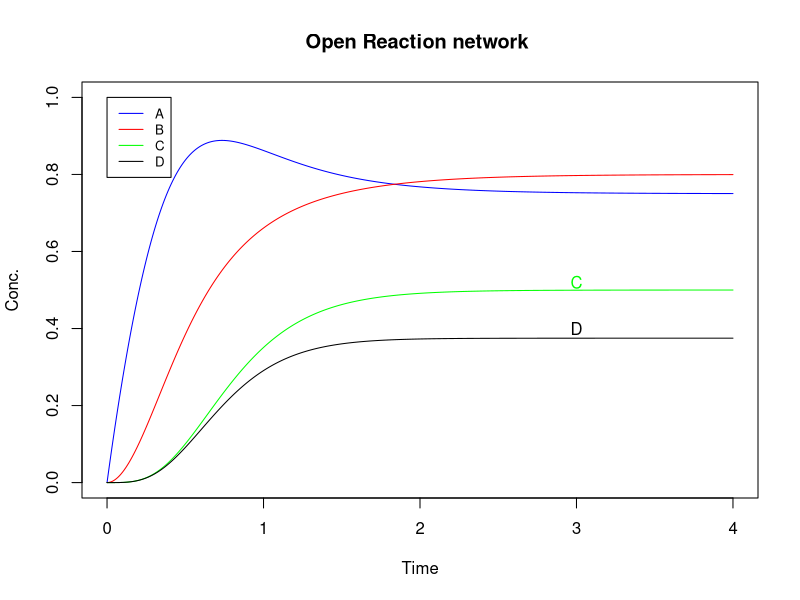

Recreate this plot in R.
## Open Reaction network(refer to notebook for details):
## dA<-k1-k2*A-k3*A*B
## dB<-k2*A-k3*A*B
## dC<-k3*A*B-k4*C
## dD<-k3*A*B-k5*D

library("deSolve")
model<-function(times,y,params){
  k1<-params[1] 
  k2<-params[2] 
  k3<-params[3]
  k4<-params[4]
  k5<-params[5]
  A=y[1]
  B=y[2]
  C=y[3]
  D=y[4]
  
  dA<-k1-k2*A-k3*A*B
  dB<-k2*A-k3*A*B
  dC<-k3*A*B-k4*C
  dD<-k3*A*B-k5*D

  return(list(c(dA,dB,dC,dD)))
}
# set initial values
initial<-c(A=0, B=0,C=0, D=0)
# parameters
k1<-3
k2<-2
k3<-2.5
k4<-3
k5<-4
params<-c(k1,k2,k3,k4,k5)

times<-seq(from=0, to=4, by=0.01)
# ODE calculation 
out<- ode(times=times,y=initial ,parms=params,func=model)
# a. number of predator and prey as function of time.
X11()
plot(out[,1], out[,2], type='l', ylim=c(0,1), xlab = "Time",
     ylab = "Conc.", col="blue",main="Open Reaction network ")
lines(out[,1], out[,3], col='red' )
lines(out[,1], out[,4], col='green')
lines(out[,1], out[,5], col='black')
text(3,0.4,"D",col="black")
text(3,0.52,"C",col="green")
legend(0, 1, legend=c("A", "B","C","D"),
       col=c("blue", "red","green","black"), lty=1,cex=0.8)

## Step 2: Solving steady state
A<-k1/(2*k2)
B<-k2/k3
C<-k1/(2*k4)
D<-k1/(2*k5)

## solving jacoian

J<-matrix(c((-k2-k3*B),(-k3*A),0,0,
            (k2-k3*B),(-k3*A),0,0,
            (k3*B),(k3*A),(-k4),0,
            (k3*B),(k3*A),0,(-k5)
            ),4,4)
J
# [,1]   [,2] [,3] [,4]
# [1,]   -4 -1.875    0    0
# [2,]    0 -1.875    0    0
# [3,]    2  1.875   -3    0
# [4,]    2  1.875    0   -4
eigen(J) 
# $values
# [1] -4.000 -4.000 -3.000 -1.875
J<-t(J)
# # J
# [,1]   [,2]   [,3]   [,4]
# [1,] -4.000  0.000  2.000  2.000
# [2,] -1.875 -1.875  1.875  1.875
# [3,]  0.000  0.000 -3.000  0.000
# [4,]  0.000  0.000  0.000 -4.000
eigen(J)
# $values
# [1] -4.000 -4.000 -3.000 -1.875

paste("As all eighen values are -ve it is a steady state")
